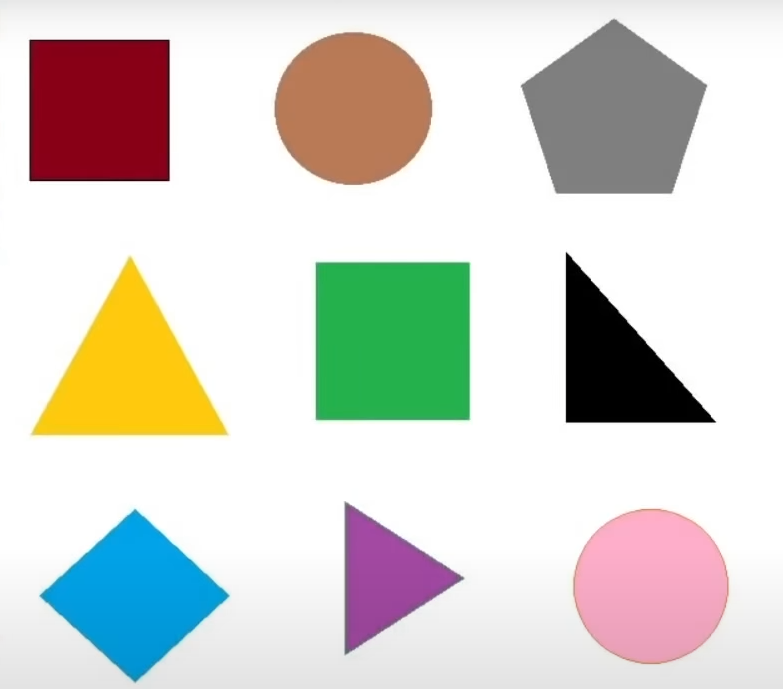
#> input picture shape.PNG, 783 x 689 px, given in place of the camera
$ python 'vitrual pen color detect.py'
#> lines starting #> are read from the running program, lines starting #| are printed output that depends on the picture; after the words box and inside, x2 and y2 are one past the last pixel; in counts of white or black regions, pixels touching at a corner belong together
import cv2
import numpy as np

def empty(v):
    pass

cap = cv2.VideoCapture(0)


# Create a window with a suitable name and size to display images and videos on the screen.
cv2.namedWindow('TrackBar')
# Resize window displaying images to a specific size.
# cv2.resizeWindow(window_named, width, height)
cv2.resizeWindow('TrackBar', 640, 320)
# Create a Trackbar to control HSV
cv2.createTrackbar('Hue Min', 'TrackBar', 0, 179, empty)
#> slider 'Hue Min' is set to 35
cv2.createTrackbar('Hue Max', 'TrackBar', 179, 179, empty)
cv2.createTrackbar('Sat Min', 'TrackBar', 0, 255, empty)
#> slider 'Sat Min' is set to 51
cv2.createTrackbar('Sat Max', 'TrackBar', 255, 255, empty)
cv2.createTrackbar('Val Min', 'TrackBar', 0, 255, empty)
#> slider 'Val Min' is set to 51
cv2.createTrackbar('Val Max', 'TrackBar', 255, 255, empty)


while True:
    h_min = cv2.getTrackbarPos('Hue Min', 'TrackBar') # getTrackbarPos(Trackbar_name, window)
    h_max = cv2.getTrackbarPos('Hue Max', 'TrackBar')
    s_min = cv2.getTrackbarPos('Sat Min', 'TrackBar')
    s_max = cv2.getTrackbarPos('Sat Max', 'TrackBar')
    v_min = cv2.getTrackbarPos('Val Min', 'TrackBar')
    v_max = cv2.getTrackbarPos('Val Max', 'TrackBar')
    print(h_min, h_max, s_min, s_max, v_min, v_max)

    ret, img = cap.read()
#> img is the input picture: shape (689, 783, 3); mean B, G, R 205, 212, 213.6
    hsv = cv2.cvtColor(img, cv2.COLOR_BGR2HSV)
#> hsv: shape (689, 783, 3); mean H, S, V 25.8, 43.6, 226.6

    lower = np.array([h_min, s_min, v_min]) # np.array() --> create an array
    upper = np.array([h_max, s_max, v_max])

    mask = cv2.inRange(hsv, lower, upper) # 過濾顏色
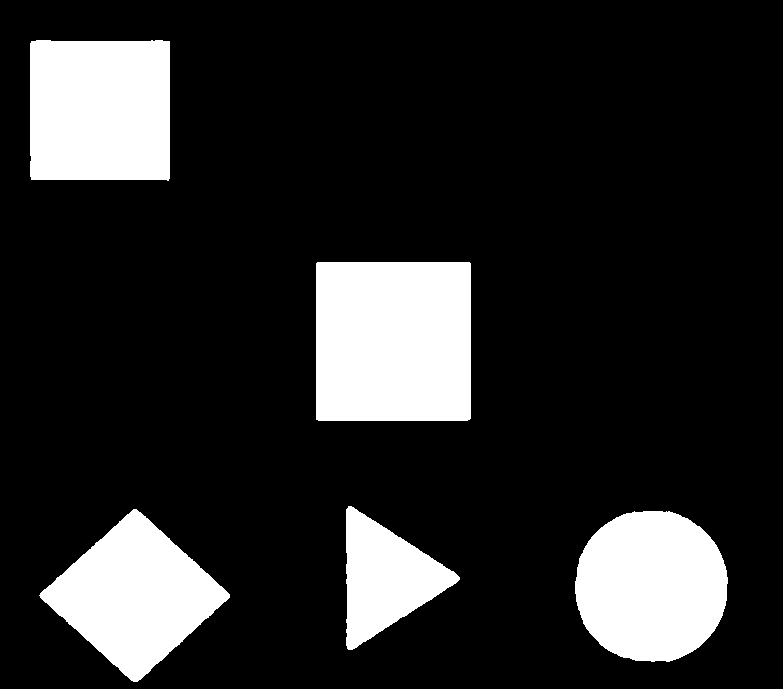
#> mask: shape (689, 783); 16.4% white; 5 white regions, box (x1, y1, x2, y2) and area: (316, 262, 471, 421) 24637, (30, 40, 170, 181) 19476, (575, 511, 728, 662) 18442, (39, 509, 230, 682) 17109, (346, 506, 460, 650) 8815
    result = cv2.bitwise_and(img, img, mask=mask)
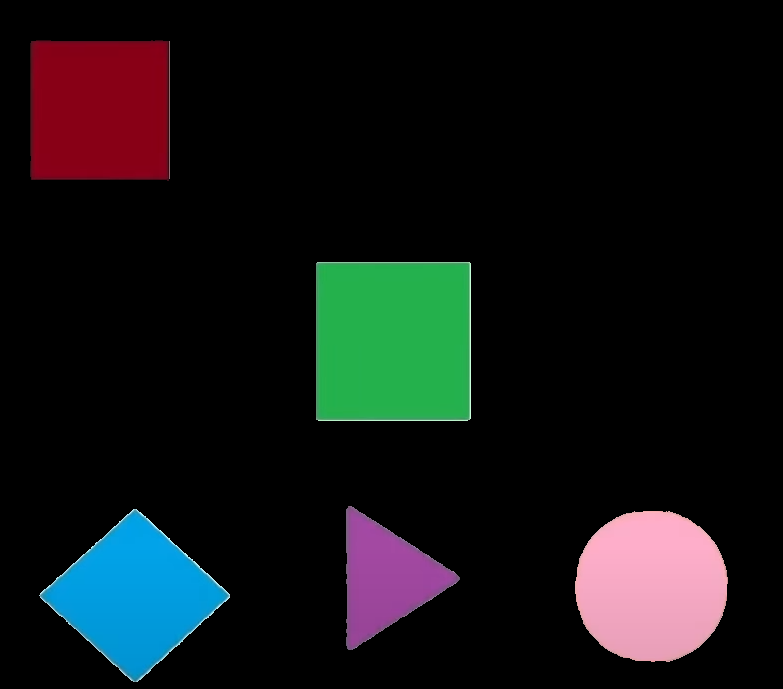
#> result: shape (689, 783, 3); mean B, G, R 20.6, 20.1, 17.9

    cv2.imshow('img', img)
    # cv2.imshow('hsv', hsv)
    cv2.imshow('mask', mask)
    cv2.imshow('result', result)
    cv2.waitKey(1)

$ run again, on tri.png
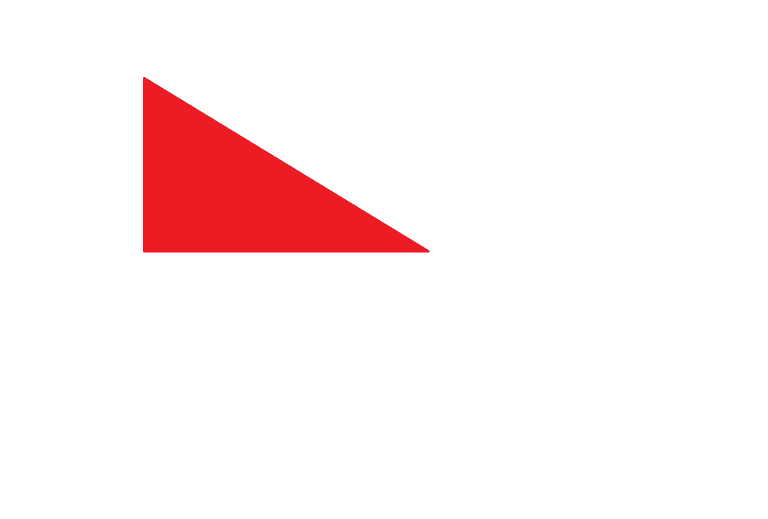
#> input picture tri.png, 1536 x 1038 px, given in place of the camera (shown at 1/2 size)
#> img is the input picture: shape (1038, 1536, 3); mean B, G, R 241, 240.4, 253.8
#> hsv: shape (1038, 1536, 3); mean H, S, V 11.5, 14.4, 253.8
#> `mask = cv2.inRange(hsv, lower, upper)`:
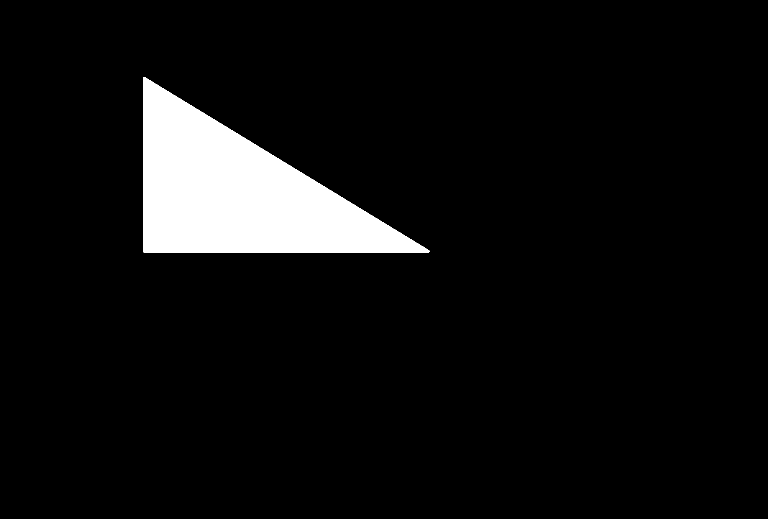
#> mask: shape (1038, 1536) (shown at 1/2 size); 6.4% white; 1 white region, box (x1, y1, x2, y2) and area: (286, 154, 859, 505) 102231
#> `result = cv2.bitwise_and(img, img, mask=mask)`:
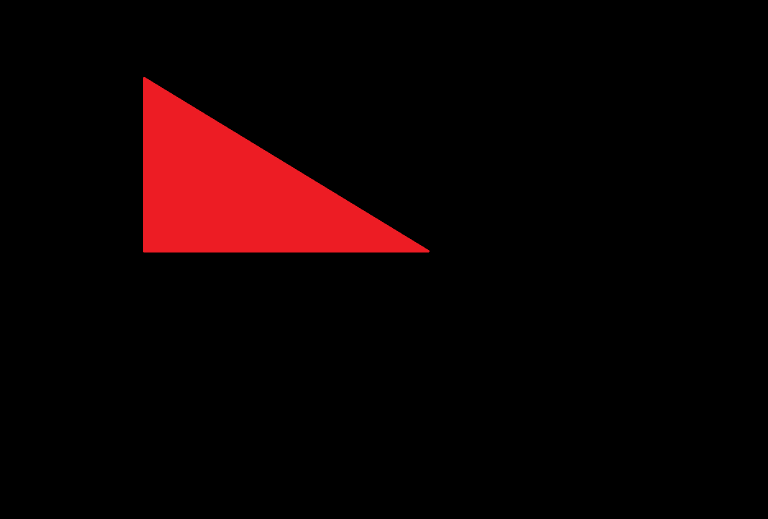
#> result: shape (1038, 1536, 3) (shown at 1/2 size); mean B, G, R 2.3, 1.8, 15.2
